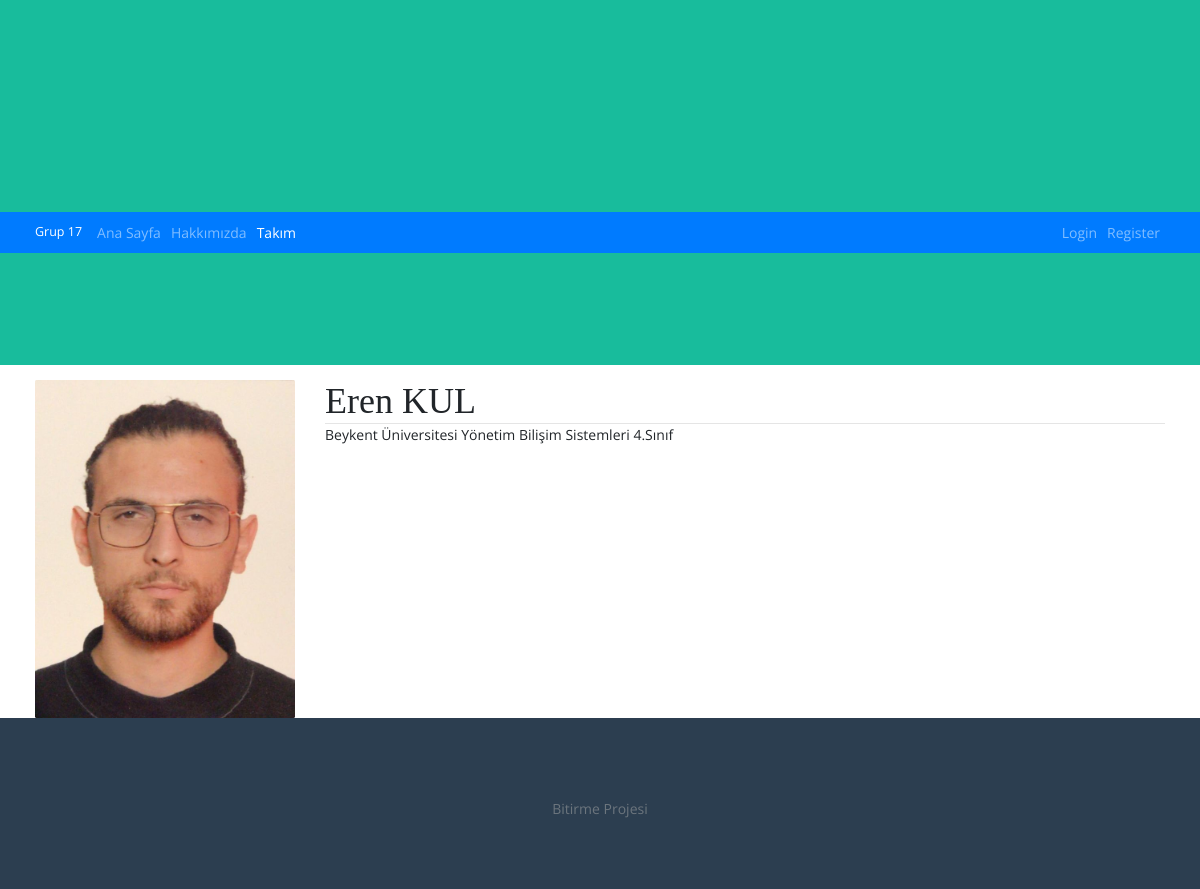
Screenshot of /takim/3 with the database file from the repository.
### takim/models.py (models this page shows, shortened)
class Takim(models.Model):
    name = models.CharField(max_length=100, verbose_name='Ekip Üyesi')
    description = models.TextField(verbose_name='Üye Açıklaması')
    image = models.CharField(max_length=50, verbose_name='Üye Resmi')
    created_date = models.DateTimeField(auto_now_add=True, verbose_name='Eklenme Tarihi')
    isPublished = models.BooleanField(default=True)
    def get_image_path(self):
        return '/img/'+ self.image

### takim/views.py (the view)
# urls.py: path('<int:takim_id>', views.detail, name='detail'),
def detail(request, takim_id):
    team = get_object_or_404(Takim, pk= takim_id)
    context = {
        'team':team
    }
    return render(request, 'takim/detail.html', context)

### templates/takim/detail.html
{% extends 'layout.html' %}
{% load static %}
{% block content %}
    <div class="row">
        <div class="col-md-3">
            <img class="card-img" src="{% static team.get_image_path %}" alt="">
        </div>
        <div class="col-md-9">
            <h1>{{ team.name }}</h1>
            <hr>
            <p>
                {{ team.description }}
            </p>
        </div>
    </div>
{% endblock %}

### static/css/style.css (style rules this page uses)
* { padding: 0; margin: 0; box-sizing: border-box; }
html { font-size: 6px; }
body { font-family: 'Lato', sans-serif; font-size: 1.6rem; font-weight: 400; line-height: 1.5; background-color: #fff; position: relative; }
h1, h2, h3, h4, h5, h6 { font-weight: 700; font-family: Montserrat; }
@media (min-width: 576px) { html { font-size: 7px; } }
@media (min-width: 768px) { html { font-size: 8px; } }
@media (min-width: 992px) { html { font-size: 9px; } }
@media (min-width: 1200px) { html { font-size: 10px; } }

### static/css/main.css (style rules this page uses)
.row { display: -webkit-box; display: -webkit-flex; display: -moz-box; display: -ms-flexbox; display: flex; -webkit-flex-wrap: wrap; -ms-flex-wrap: wrap; flex-wrap: wrap; }
html { -webkit-box-sizing: border-box; -moz-box-sizing: border-box; box-sizing: border-box; }
* { padding: 0; margin: 0; }
*, *:before, *:after { -webkit-box-sizing: inherit; -moz-box-sizing: inherit; box-sizing: inherit; }
body, h1, h2, h3, h4, h5, h6, blockquote, p, pre, dl, dd, ol, ul, figure, hr, fieldset, legend { margin: 0; padding: 0; }
body { font-family: "Open Sans", "Arial", "Helvetica Neue", sans-serif; font-weight: 400; font-size: 14px; }
h1, h2, h3, h4, h5, h6 { font-weight: 400; }
h1 { font-size: 36px; }

### rows the page displays
Takim: image (picture), name "Eren KUL", description "Beykent Üniversitesi Yönetim Bilişim Sistemleri 4.Sınıf"
